Frame 1 (no input): blank canvas, image omitted
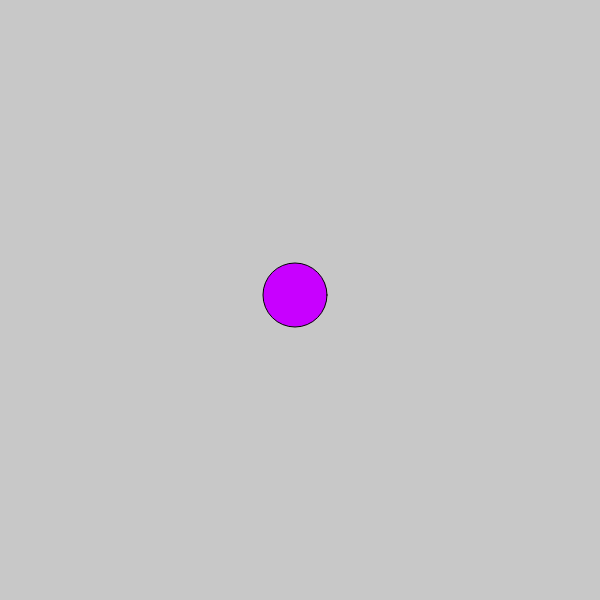
Frame 60 (no input)
Frame 120 (the mouse pressed at the canvas centre since frame 60): blank canvas, image omitted

The p5.js sketch that drew this single still picture (run headless with seeded random() and noise() and a simulated clock; from frame 60 on, the mouse is pressed at the canvas centre):

// p5.js sketch
// ── sketch.js
var circleX = 0;
var circleY = 0;
var sizeE = 5;
function setup() {
	createCanvas(600, 600);
}

function draw() {
	background(200,200,200);
	ellipse(circleX, circleY, sizeE, sizeE);
	fill (200,0,255);
	sizeE = (sizeE+1)%120; 
	circleX= (circleX+5)%600;
	circleY = (circleY+5)%600;

}
